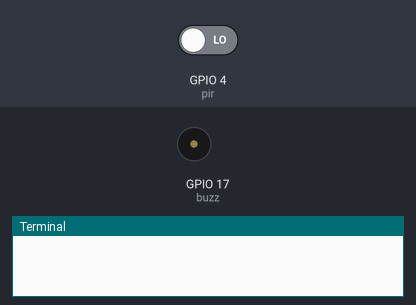
A program run on a simulated Raspberry Pi (BCM pin numbers). On the bench: buzzer (waves = sounding, pin HIGH), the last lines printed to the terminal. Inputs (shaded band) come from the test bench; at power-on: GPIO 4 (pir) LOW.

Above: at 1.2 s.
1.3 s: GPIO 4 (pir) driven HIGH
At 2.1 s:
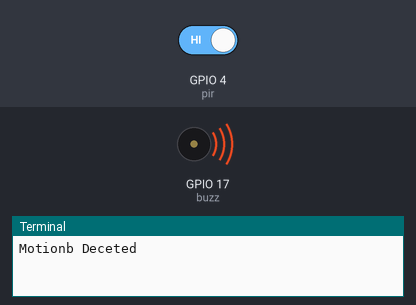
2.8 s: GPIO 4 (pir) driven LOW
At 3.2 s:
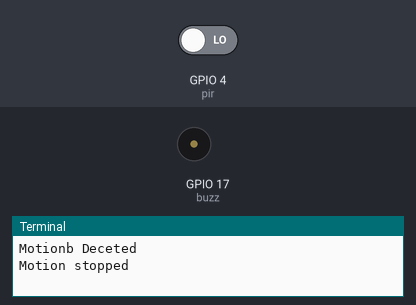
Timing chart, 0 to 5.8 s (numbered marks = the images above; inputs shaded):
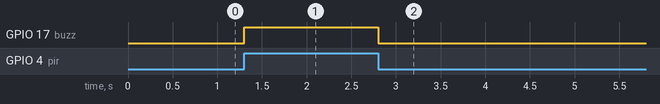

The program:

alarm_test.py
```python
#!/usr/bin/python
# Script: alarm_test.py
# Purpose: test the PIR sensor with a buzzer
# -------------------------------

from gpiozero import Buzzer
from gpiozero import MotionSensor

buzz = Buzzer(17)
pir = MotionSensor(4)
buzz.off()

while True:
	pir.wait_for_motion()
	print("Motionb Deceted")
	buzz.on()
	pir.wait_for_no_motion()
	buzz.off()
	print("Motion stopped")
```

Measured:
- after the input at 1.3 s, GPIO 17 (buzz): LOW → HIGH at once
- after the input at 2.8 s, GPIO 17 (buzz): HIGH → LOW at once
